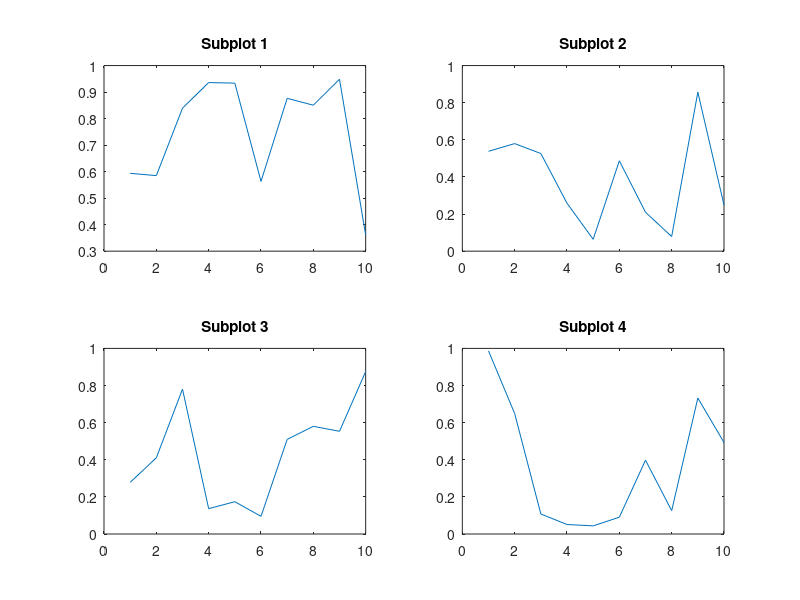
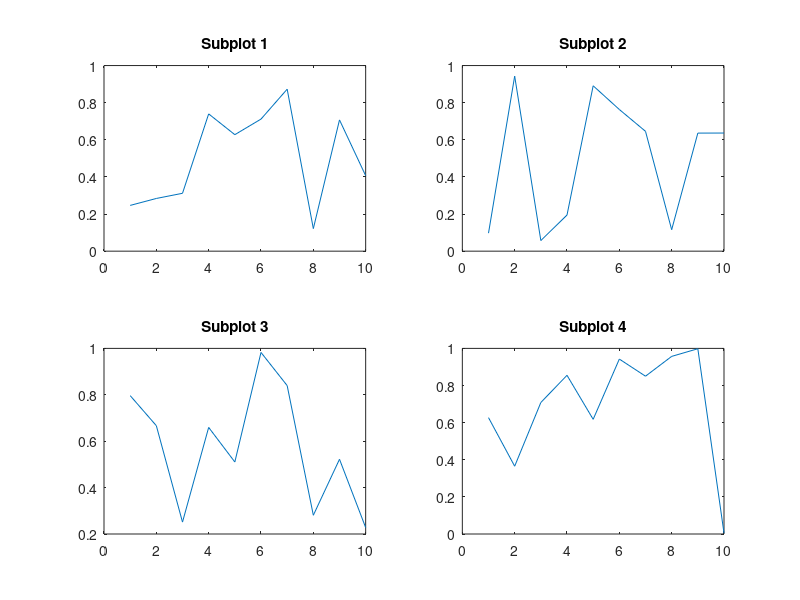

Reproduce these figures in MATLAB, in order.
function multiFigureSubplotClickGUI()
    numFigures = 2;  % Number of figures
    numSubplots = 4; % Number of subplots in each figure
    
    for f = 1:numFigures
        % Create a new figure for each iteration
        fig = figure('Name', ['Figure ' num2str(f)], 'NumberTitle', 'off', 'Position', [100, 100, 800, 600]);
        
        % Create subplots
        subplots = zeros(1, numSubplots);
        
        for i = 1:numSubplots
            subplots(i) = subplot(2, 2, i, 'Parent', fig);
            plot(subplots(i), rand(10, 1));
            title(subplots(i), sprintf('Subplot %d', i));
            set(subplots(i), 'ButtonDownFcn', {@subplotClickCallback, f, i});
        end
    end
end

function subplotClickCallback(~, event, figureIndex, subplotIndex)
    selectionType = get(gcf, 'SelectionType');
    if strcmp(selectionType, 'normal') % Left click
        disp(['Left clicked on Figure ' num2str(figureIndex) ', Subplot ' num2str(subplotIndex)]);
        % Add your left-click action here
    elseif strcmp(selectionType, 'alt') % Right click
        disp(['Right clicked on Figure ' num2str(figureIndex) ', Subplot ' num2str(subplotIndex)]);
        % Add your right-click action here
    end
end